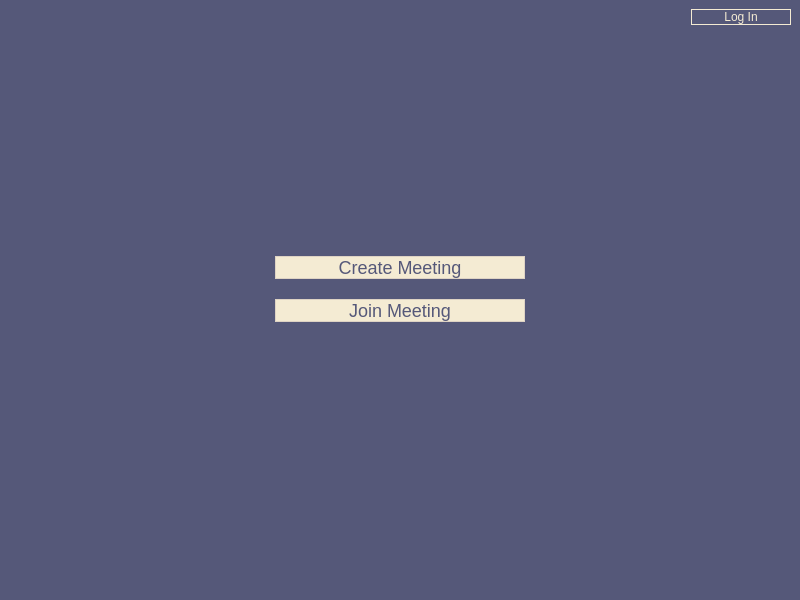
<?xml version="1.0" encoding="UTF-8"?>
<ui version="4.0">
 <class>MainWindow</class>
 <widget class="QMainWindow" name="MainWindow">
  <property name="geometry">
   <rect>
    <x>0</x>
    <y>0</y>
    <width>800</width>
    <height>600</height>
   </rect>
  </property>
  <property name="minimumSize">
   <size>
    <width>600</width>
    <height>400</height>
   </size>
  </property>
  <property name="windowTitle">
   <string>Meeting App</string>
  </property>
  <property name="autoFillBackground">
   <bool>false</bool>
  </property>
  <property name="styleSheet">
   <string notr="true">QWidget {
	background-color: #555879
}</string>
  </property>
  <widget class="QWidget" name="centralwidget">
   <property name="styleSheet">
    <string notr="true">QWidget {
	background-color: #555879
}</string>
   </property>
   <layout class="QVBoxLayout" name="verticalLayout">
    <item>
     <layout class="QHBoxLayout" name="horizontalLayout">
      <item>
       <widget class="QWidget" name="widget" native="true">
        <property name="minimumSize">
         <size>
          <width>150</width>
          <height>0</height>
         </size>
        </property>
       </widget>
      </item>
      <item alignment="Qt::AlignVCenter">
       <widget class="QWidget" name="verticalWidget" native="true">
        <property name="minimumSize">
         <size>
          <width>250</width>
          <height>0</height>
         </size>
        </property>
        <layout class="QVBoxLayout" name="verticalLayout_4">
         <property name="spacing">
          <number>20</number>
         </property>
         <item alignment="Qt::AlignHCenter">
          <widget class="QPushButton" name="createMeetBtn">
           <property name="minimumSize">
            <size>
             <width>250</width>
             <height>0</height>
            </size>
           </property>
           <property name="maximumSize">
            <size>
             <width>250</width>
             <height>16777215</height>
            </size>
           </property>
           <property name="cursor">
            <cursorShape>PointingHandCursor</cursorShape>
           </property>
           <property name="styleSheet">
            <string notr="true">QPushButton {
  color: #555879;
  padding: 0.7em 1.7em;
  font-size: 18px;
  border-radius: 0.5em;
  background: #F4EBD3;
  border: 1px solid #DED3C4;
}

QPushButton:hover {
  background: rgb(230, 221, 209);
}

QPushButton:pressed {
  color: #98A1BC;
  background: #DED3C4;
}
</string>
           </property>
           <property name="text">
            <string>Create Meeting</string>
           </property>
          </widget>
         </item>
         <item alignment="Qt::AlignHCenter">
          <widget class="QPushButton" name="joinMeetBtn">
           <property name="minimumSize">
            <size>
             <width>250</width>
             <height>0</height>
            </size>
           </property>
           <property name="maximumSize">
            <size>
             <width>250</width>
             <height>16777215</height>
            </size>
           </property>
           <property name="cursor">
            <cursorShape>PointingHandCursor</cursorShape>
           </property>
           <property name="styleSheet">
            <string notr="true">QPushButton {
  color: #555879;
  padding: 0.7em 1.7em;
  font-size: 18px;
  border-radius: 0.5em;
  background: #F4EBD3;
  border: 1px solid #DED3C4;
}

QPushButton:hover {
  background: rgb(230, 221, 209);
}

QPushButton:pressed {
  color: #98A1BC;
  background: #DED3C4;
}
</string>
           </property>
           <property name="text">
            <string>Join Meeting</string>
           </property>
          </widget>
         </item>
        </layout>
       </widget>
      </item>
      <item alignment="Qt::AlignRight|Qt::AlignTop">
       <widget class="QPushButton" name="loginBtn">
        <property name="minimumSize">
         <size>
          <width>100</width>
          <height>0</height>
         </size>
        </property>
        <property name="cursor">
         <cursorShape>PointingHandCursor</cursorShape>
        </property>
        <property name="styleSheet">
         <string notr="true">QPushButton {
  color: #F4EBD3;
  padding: 0.4em 1.2em;
  font-size: 12px;
  border-radius: 0.5em;
  background: #555879;
  border: 1px solid #F4EBD3;
}

QPushButton:hover {
  color: rgb(230, 221, 209);
  border: 1px solid rgb(230, 221, 209);
}

QPushButton:pressed {
  color: #DED3C4;
  border: 1px solid #DED3C4;
}
</string>
        </property>
        <property name="text">
         <string>Log In</string>
        </property>
       </widget>
      </item>
     </layout>
    </item>
   </layout>
  </widget>
  <widget class="QMenuBar" name="menubar">
   <property name="geometry">
    <rect>
     <x>0</x>
     <y>0</y>
     <width>800</width>
     <height>23</height>
    </rect>
   </property>
  </widget>
  <widget class="QStatusBar" name="statusbar"/>
 </widget>
 <resources/>
 <connections/>
</ui>
